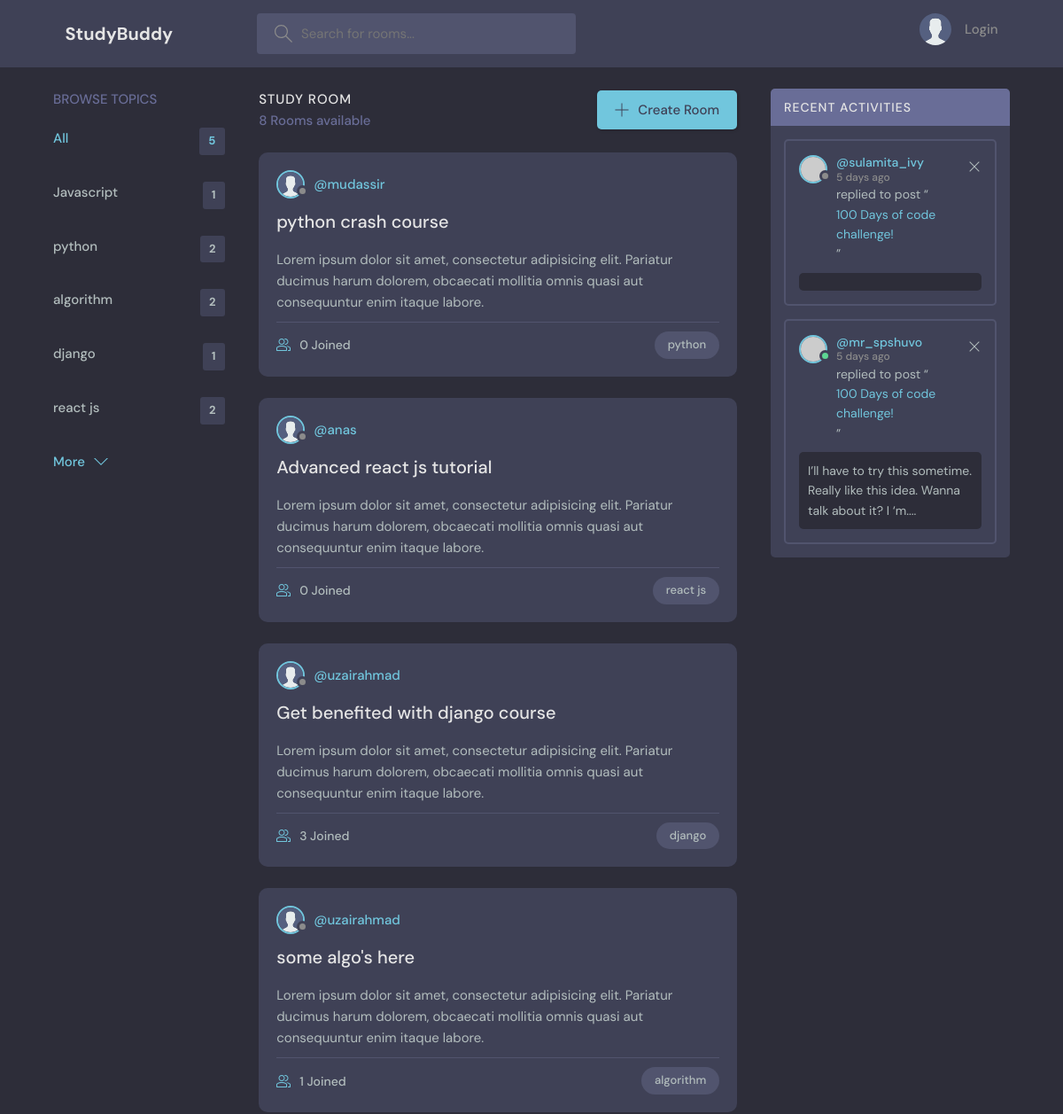
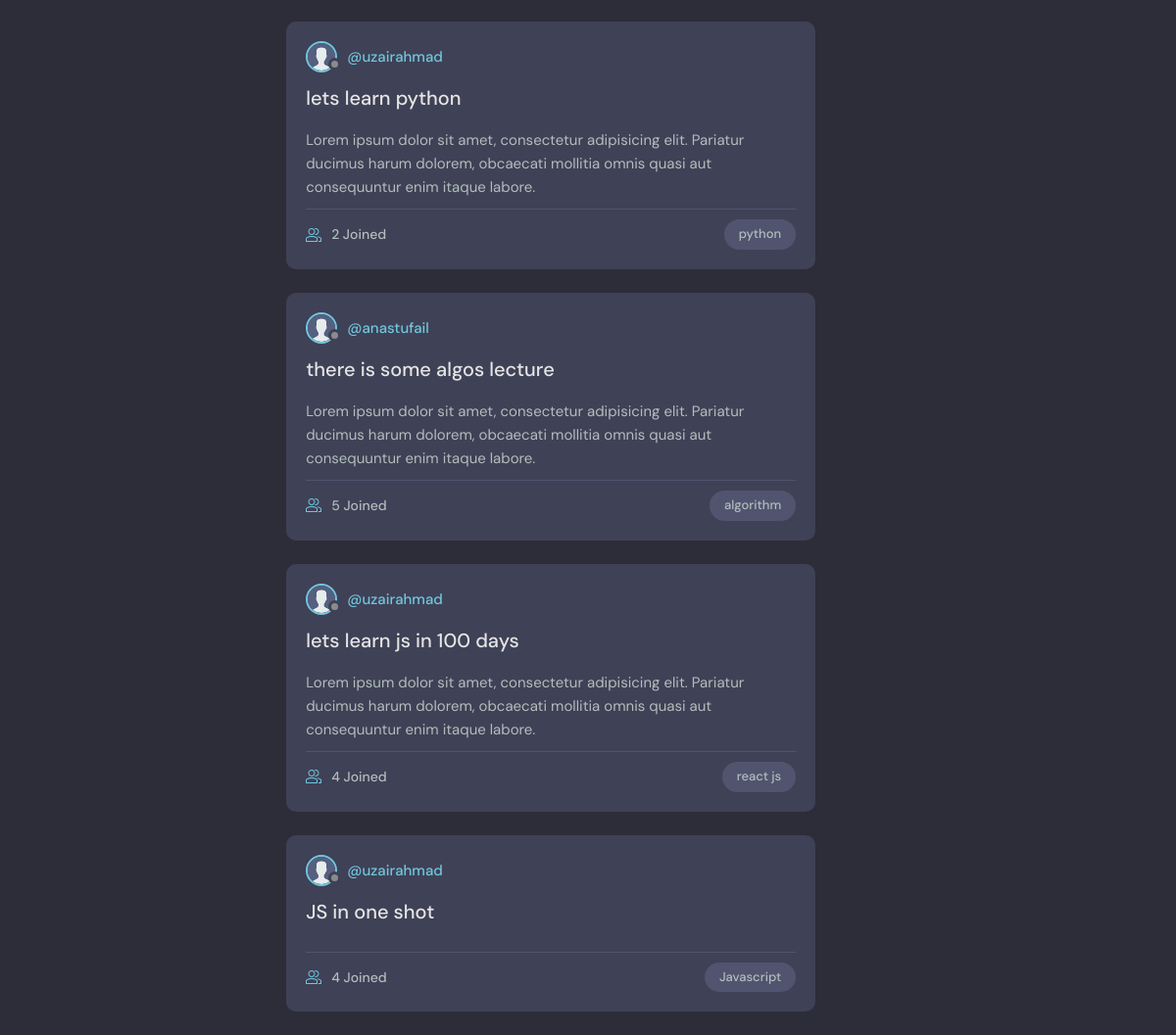
The page / on the database its author committed (2 pictures, top to bottom).
### base/models.py (models this page shows, shortened)
class Topic(models.Model):
    name = models.CharField(max_length=200)
    def __str__(self):
        return self.name

class Room(models.Model):
    host = models.ForeignKey(User, on_delete=models.SET_NULL, null=True)
    topic = models.ForeignKey(Topic, on_delete=models.SET_NULL, null=True)
    name = models.CharField(max_length=200)
    participants=models.ManyToManyField(User,related_name='participants',blank=True)
    description = models.TextField(null=True, blank=True)
    updated = models.DateTimeField(auto_now=True)
    created = models.DateTimeField(auto_now_add=True)
    class Meta:
        ordering= ['-updated','-created']

### base/views.py (the view)
# urls.py: path('', views.home, name='home'),
def home(request):
    q = request.GET.get('q') if request.GET.get('q') else ''
    if q:
        rooms = Room.objects.filter(
            Q(topic__name__icontains=q) |
            Q(name__icontains=q) |
            Q(description__icontains=q)
        )
    else:
        rooms = Room.objects.all()
    topics=Topic.objects.all()
    room_count=rooms.count()
    room_message=Message.objects.filter(Q(room__topic__name__icontains=q))
    return render(request, 'base/home.html',{'rooms': rooms,'topics':topics,'room_count':room_count,'room_message':room_message})

### base/templates/base/home.html (shortened to what this page needs)
{% extends 'main.html' %} {% block content %}
<main class="layout layout--3">
  <div class="container">
    {% include 'base/topics.html' %}
    {% include 'base/feed.html' %}
    <div class="activities">
      <div class="activities__header">
        <h2>Recent Activities</h2>
      </div>
      <div class="activities__box">
        <div class="activities__boxHeader roomListRoom__header">
          <a href="profile.html" class="roomListRoom__author">
            <div class="avatar avatar--small">
              <img src="https://randomuser.me/api/portraits/women/11.jpg" />
            </div>
            <p>
              @sulamita_ivy
              <span>5 days ago</span>
            </p>
          </a>
          <div class="roomListRoom__actions">
            <a href="#">
              <svg
                version="1.1"
                xmlns="http://www.w3.org/2000/svg"
                width="32"
                height="32"
                viewBox="0 0 32 32"
              >
                <title>remove</title>
                <path
                  d="M27.314 6.019l-1.333-1.333-9.98 9.981-9.981-9.981-1.333 1.333 9.981 9.981-9.981 9.98 1.333 1.333 9.981-9.98 9.98 9.98 1.333-1.333-9.98-9.98 9.98-9.981z"
                ></path>
              </svg>
            </a>
          </div>
        </div>
        <div class="activities__boxContent">
          <p>
            replied to post “<a href="room.html">100 Days of code challenge!</a
            >”
          </p>
          <div class="activities__boxRoomContent">
          </div>
        </div>
      </div>
      <div class="activities__box">
        <div class="activities__boxHeader roomListRoom__header">
          <a href="profile.html" class="roomListRoom__author">
            <div class="avatar avatar--small active">
              <img src="https://randomuser.me/api/portraits/men/13.jpg" />
            </div>
            <p>
              @mr_spshuvo
              <span>5 days ago</span>
            </p>
          </a>
          <div class="roomListRoom__actions">
            <a href="#">
              <svg
                version="1.1"
                xmlns="http://www.w3.org/2000/svg"
                width="32"
                height="32"
                viewBox="0 0 32 32"
              >
                <title>remove</title>
                <path
                  d="M27.314 6.019l-1.333-1.333-9.98 9.981-9.981-9.981-1.333 1.333 9.981 9.981-9.981 9.98 1.333 1.333 9.981-9.98 9.98 9.98 1.333-1.333-9.98-9.98 9.98-9.981z"
                ></path>
              </svg>
            </a>
          </div>
        </div>
        <div class="activities__boxContent">
          <p>
            replied to post “<a href="room.html">100 Days of code challenge!</a
            >”
          </p>
          <div class="activities__boxRoomContent">
            I’ll have to try this sometime. Really like this idea. Wanna talk
            about it? I ‘m....
          </div>
        </div>
      </div>
    </div>
  </div>
</main>
{% endblock content%}

### base/templates/base/topics.html
<div class="topics">
  <div class="topics__header">
    <h2>Browse Topics</h2>
  </div>
  <ul class="topics__list">
    <li>
      <a href="{% url 'home' %}" class="active"
        >All <span>{{topics.count}}</span></a
      >
    </li>
    {% for topic in topics %}
    <li>
      <a href="{% url 'home' %}?q={{ topic.name }}"
        >{{topic.name}}<span>{{topic.room_set.all.count}}</span></a
      >
    </li>
    {% endfor %}
  </ul>
  <a class="btn btn--link" href="topics.html">
    More
    <svg
      version="1.1"
      xmlns="http://www.w3.org/2000/svg"
      width="32"
      height="32"
      viewBox="0 0 32 32"
    >
      <title>chevron-down</title>
      <path d="M16 21l-13-13h-3l16 16 16-16h-3l-13 13z"></path>
    </svg>
  </a>
</div>

### base/templates/base/feed.html (shortened to what this page needs)
{% load static %}
<div class="roomList">
  <div class="roomList__header">
    <div>
      <h2>Study Room</h2>
      <p>{{rooms.count}} Rooms available</p>
    </div>
    <a class="btn btn--main" href="{% url 'createRoom' %}">
      <svg
        version="1.1"
        xmlns="http://www.w3.org/2000/svg"
        width="32"
        height="32"
        viewBox="0 0 32 32"
      >
        <title>add</title>
        <path
          d="M16.943 0.943h-1.885v14.115h-14.115v1.885h14.115v14.115h1.885v-14.115h14.115v-1.885h-14.115v-14.115z"
        ></path>
      </svg>
      Create Room
    </a>
  </div>
  {% for room in rooms %}
  <div class="roomListRoom">
    <div class="roomListRoom__header">
      {% if room.host and room.host.id %}
      <a href="{% url 'profile' room.host.id %}" class="roomListRoom__author">
        <div class="avatar avatar--small">
          <img src="{% static 'images/avatar.svg' %}" alt="Avatar" />
        </div>
        <span>@{{ room.host.username }}</span>
      </a>
      {% endif %}
    </div>
    <div class="roomListRoom__content">
      <a href="{% url 'room' room.id %}">{{room.name}}</a>
      <p>{{room.description}}</p>
    </div>
    <div class="roomListRoom__meta">
      <a href="room.html" class="roomListRoom__joined">
        {{room.participants.count}} Joined
      </a>
      <p class="roomListRoom__topic">{{room.topic}}</p>
    </div>
  </div>
  {% endfor %}
</div>

### rows shown on the page
Topic: name "Javascript", room_set.all.count "1"
Topic: name "python", room_set.all.count "2"
Topic: name "algorithm", room_set.all.count "2"
Topic: name "django", room_set.all.count "1"
Topic: name "react js", room_set.all.count "2"
Room: host.username "mudassir", name "python crash course", description "Lorem ipsum dolor sit amet, consectetur adipisicing elit. Pariatur ducimus harum dolorem, obcaecati mollitia omnis quasi aut consequuntur enim itaque labore.", participants.count "0", topic "python"
Room: host.username "anas", name "Advanced react js tutorial", description "Lorem ipsum dolor sit amet, consectetur adipisicing elit. Pariatur ducimus harum dolorem, obcaecati mollitia omnis quasi aut consequuntur enim itaque labore.", participants.count "0", topic "react js"
Room: host.username "uzairahmad", name "Get benefited with django course", description "Lorem ipsum dolor sit amet, consectetur adipisicing elit. Pariatur ducimus harum dolorem, obcaecati mollitia omnis quasi aut consequuntur enim itaque labore.", participants.count "3", topic "django"
Room: host.username "uzairahmad", name "some algo's here", description "Lorem ipsum dolor sit amet, consectetur adipisicing elit. Pariatur ducimus harum dolorem, obcaecati mollitia omnis quasi aut consequuntur enim itaque labore.", participants.count "1", topic "algorithm"
Room: host.username "uzairahmad", name "lets learn python", description "Lorem ipsum dolor sit amet, consectetur adipisicing elit. Pariatur ducimus harum dolorem, obcaecati mollitia omnis quasi aut consequuntur enim itaque labore.", participants.count "2", topic "python"
Room: host.username "anastufail", name "there is some algos lecture", description "Lorem ipsum dolor sit amet, consectetur adipisicing elit. Pariatur ducimus harum dolorem, obcaecati mollitia omnis quasi aut consequuntur enim itaque labore.", participants.count "5", topic "algorithm"
Room: host.username "uzairahmad", name "lets learn js in 100 days", description "Lorem ipsum dolor sit amet, consectetur adipisicing elit. Pariatur ducimus harum dolorem, obcaecati mollitia omnis quasi aut consequuntur enim itaque labore.", participants.count "4", topic "react js"
Room: host.username "uzairahmad", name "JS in one shot", participants.count "4", topic "Javascript"

### other values the page prints
{{ topics.count }} "5"
{{ rooms.count }} "8"
